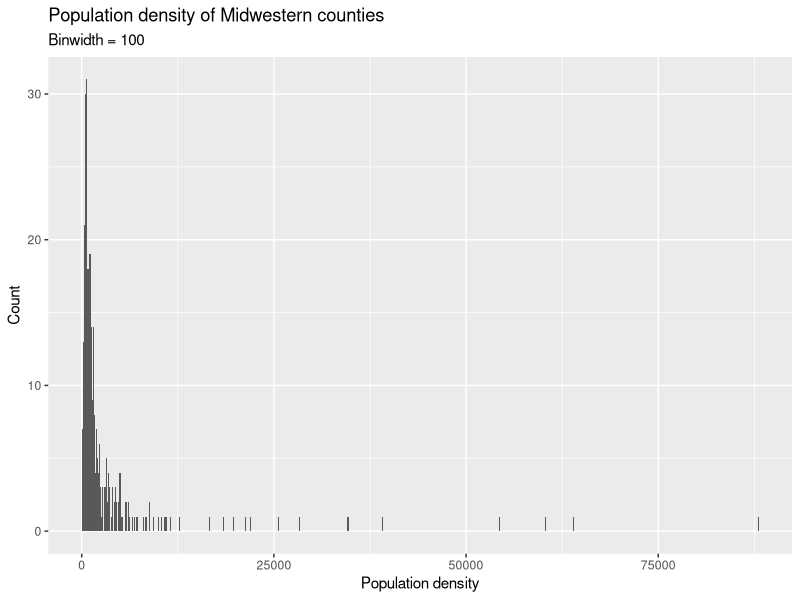

Here is the R script that generated this plot:
## ---- chunk 1
#| eval: true
#| message: false
library(tidyverse)
## ---- chunk 2
ggplot(midwest, aes(x = popdensity)) +
  geom_histogram(binwidth = 100) +
  labs(
    x = "Population density",
    y = "Count",
    title = "Population density of Midwestern counties",
    subtitle = "Binwidth = 100"
  )
## ---- chunk 3
#| include: false
nc_county <- read_csv(here::here("data/nc-county.csv"))
